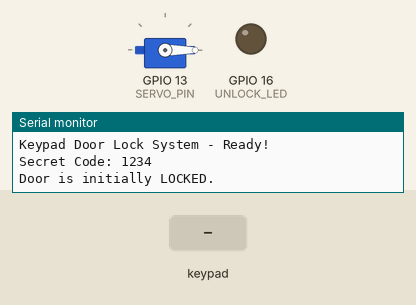
The sketch below on a simulated ESP32. Parts: servo, output pins drawn as LEDs (lit = HIGH), the last lines printed to the serial monitor. The test bench sets the inputs (shaded band).

Above: at 1.2 s.
1.3 s: keypad keys 1 2 3 4 # pressed 0.4 s apart
At 3.9 s:
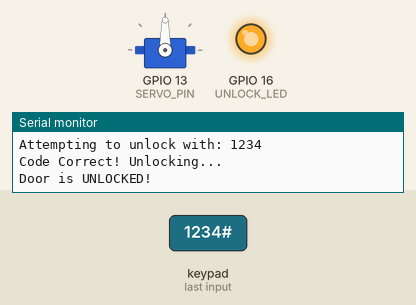
6.3 s: key 'A' pressed
7.8 s: key 'B' pressed
9.3 s: keypad keys 1 2 3 4 * pressed 0.4 s apart
12.8 s: key 'C' pressed
14.3 s: keypad keys 1 2 3 4 A pressed 0.4 s apart
Timing chart, 0 to 17.3 s (numbered marks = the images above; inputs shaded):
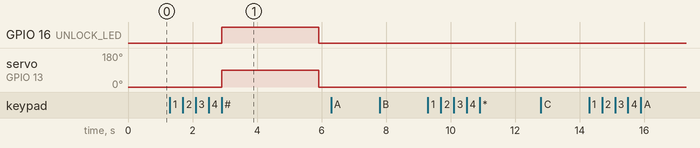

Measured:
- after the input at 1.3 s, GPIO 16 (UNLOCK_LED): LOW → HIGH after 1.6 s, → LOW 3.0 s later; servo on GPIO 13 (SERVO_PIN): 0° → 90° after 1.6 s, → 0° 3.0 s later

The sketch:

keypad_doorlock.ino
```cpp
#include <Keypad.h>
#include <ESP32Servo.h>

// --- Keypad Configuration ---
const byte ROWS = 4;
const byte COLS = 4;

char keys[ROWS][COLS] = {
  {'1','2','3','A'},
  {'4','5','6','B'},
  {'7','8','9','C'},
  {'*','0','#','D'}
};

byte rowPins[ROWS] = {26, 25, 33, 32};
byte colPins[COLS] = {19, 18, 5, 17};

Keypad customKeypad = Keypad( makeKeymap(keys), rowPins, colPins, ROWS, COLS);

// --- Servo Motor Configuration ---
#define SERVO_PIN 13
Servo doorServo;

// Adjust these angles for your specific servo's locked and unlocked positions
const int LOCKED_ANGLE = 0;
const int UNLOCKED_ANGLE = 90;

const int UNLOCK_DURATION_MS = 3000; // Door unlocks for 3 seconds
unsigned long unlockTimer = 0;
bool isLocked = true;

// --- Status Indicator Configuration ---
const int UNLOCK_LED = 16;

// --- Access Code Configuration ---
const String SECRET_CODE = "1234";
String enteredCode = "";

void setup() {
  Serial.begin(115200);
  Serial.println("Keypad Door Lock System - Ready!");
  Serial.println("Secret Code: " + SECRET_CODE);

  pinMode(UNLOCK_LED, OUTPUT);
  digitalWrite(UNLOCK_LED, LOW); // LED off (locked state)

  doorServo.attach(SERVO_PIN);
  doorServo.write(LOCKED_ANGLE); // Set servo to locked position
  Serial.println("Door is initially LOCKED.");
}

void loop() {
  char key_pressed = customKeypad.getKey();

  if (key_pressed) {
    Serial.print("Key Pressed: ");
    Serial.println(key_pressed);

    // Handle special keys: '*' to clear, '#' to attempt unlock
    if (key_pressed == '*') {
      enteredCode = "";
      Serial.println("Code Cleared.");
    } else if (key_pressed == '#') {
      Serial.print("Attempting to unlock with: ");
      Serial.println(enteredCode);

      if (enteredCode == SECRET_CODE) {
        Serial.println("Code Correct! Unlocking...");
        unlockDoor();
        unlockTimer = millis(); // Record unlock time
      } else {
        Serial.println("Incorrect Code!");
      }
      enteredCode = ""; // Clear code after attempt
    } else {
      // Append regular digits/characters to entered code
      if (enteredCode.length() < SECRET_CODE.length() + 5) {
         enteredCode += key_pressed;
         Serial.print("Current Entered Code: ");
         Serial.println(enteredCode);
      }
    }
  }

  // Auto-lock mechanism: if unlocked and duration elapsed
  if (!isLocked && millis() - unlockTimer >= UNLOCK_DURATION_MS) {
    Serial.println("Unlock duration elapsed. Auto-locking door...");
    lockDoor();
  }
}

void unlockDoor() {
  if (isLocked) { // Only unlock if currently locked
    doorServo.write(UNLOCKED_ANGLE);
    digitalWrite(UNLOCK_LED, HIGH);
    isLocked = false;
    Serial.println("Door is UNLOCKED!");
  }
}

void lockDoor() {
  if (!isLocked) { // Only lock if currently unlocked
    doorServo.write(LOCKED_ANGLE);
    digitalWrite(UNLOCK_LED, LOW);
    isLocked = true;
    Serial.println("Door is LOCKED.");
  }
}
```
